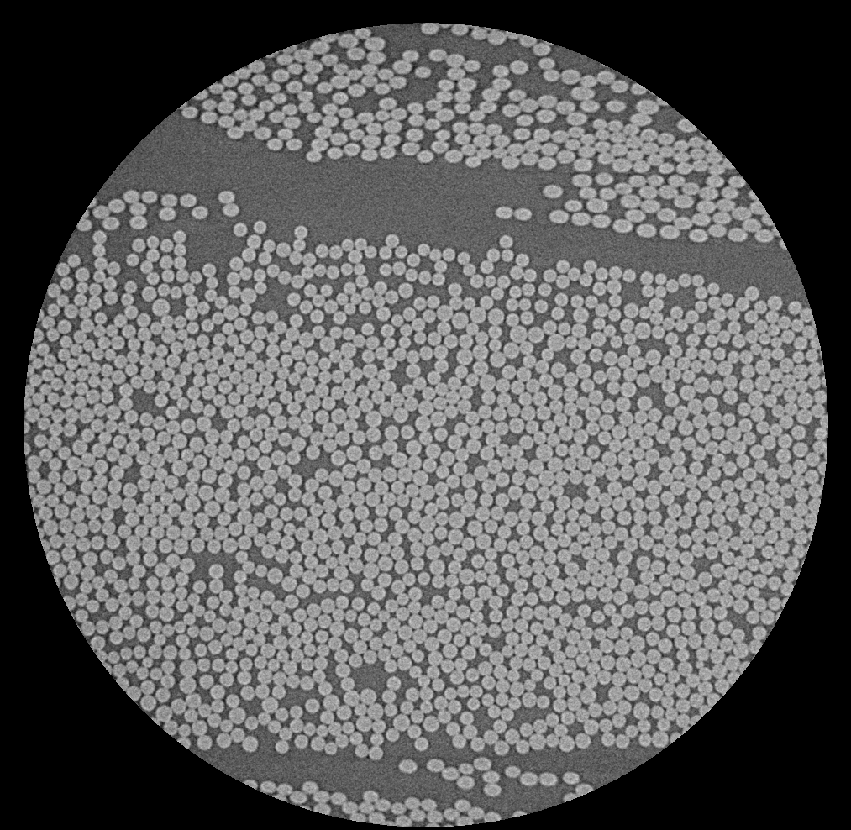
#> input picture week1/week1_data/fibres_xcth.png, 851 x 830 px, shrunk from 1013 x 988 before the run, found by its file name
$ python week1.py
#> lines starting #> are read from the running program, lines starting #| are printed output that depends on the picture
## Week 1: live code from class


import numpy as np
import matplotlib.pyplot as plt

s = 3.123
x = np.arange(-np.ceil(s*4), np.ceil((s*4)+1)).reshape(-1,1)

g = np.exp(-x**2/(2*s**2))
g /= g.sum()

fig, ax = plt.subplots()
ax.plot(x, g)
plt.show()
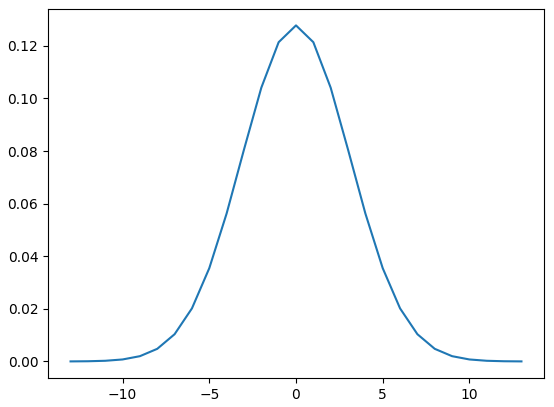
#> figure drawn by matplotlib, 1 panel; curve peaks at x = 0, y = 0.128

##
g = 1/(s*np.sqrt(2*np.pi)) * np.exp(-x**2/(2*s**2))
g.sum()

import scipy.ndimage
import skimage.io

filename = 'C:\\Users\\angel\\Desktop\\DTU\\3rd Semester\\Advanced Image Analysis\\week1\\week1_data\\fibres_xcth.png'
im =skimage.io.imread(filename)
#> im is the input picture: shape (830, 851) uint16; min 0, max 56436, mean 24019.7
im_g = scipy.ndimage.convolve(im,g)
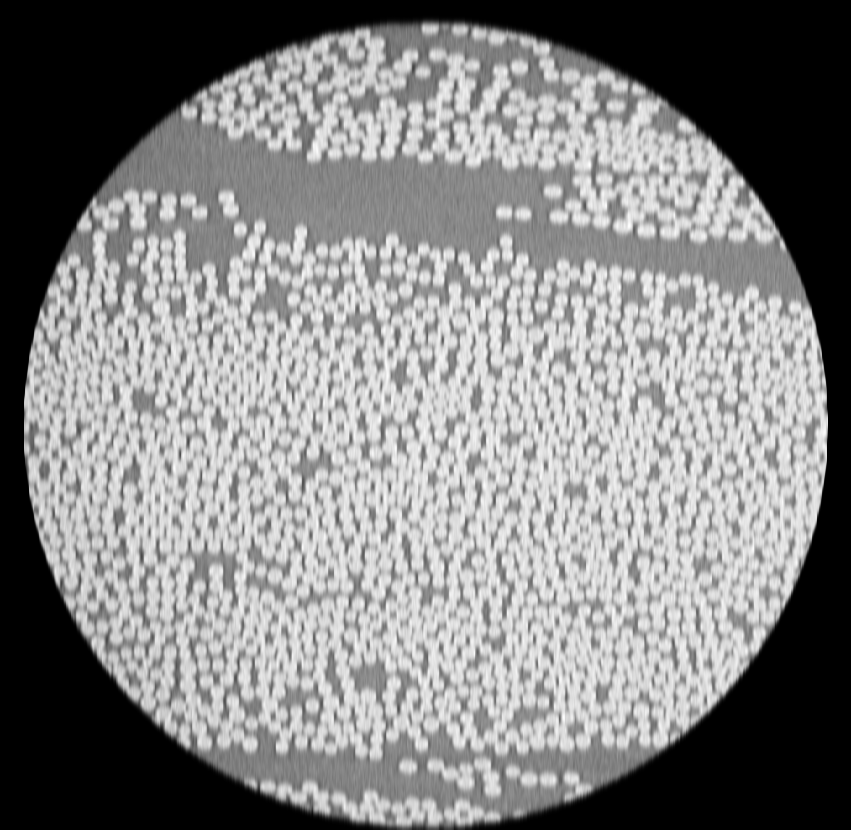
#> im_g: shape (830, 851) uint16; min 0, max 46661, mean 24019; drawn with min black and max white

# %%
fig, ax = plt.subplots(1,2)
ax[0].imshow(im_g)
ax[1].imshow(im)
plt.show()
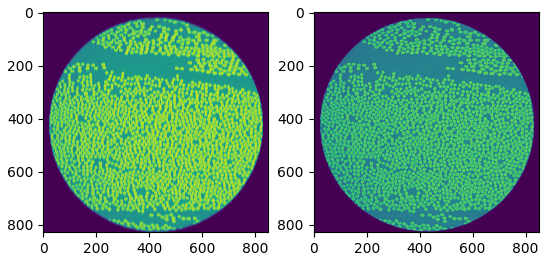
#> figure drawn by matplotlib, 2 panels

$ run again, with week1/week1_data/noisy_number_2023.png copied over week1/week1_data/fibres_xcth.png
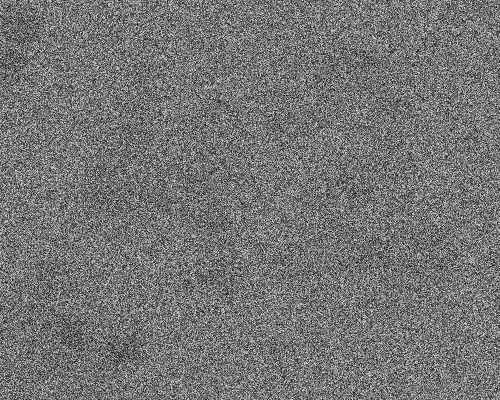
#> input picture week1/week1_data/noisy_number_2023.png, 500 x 400 px, found by its file name
#> im is the input picture: shape (400, 500); min 13, max 225, mean 117.2
#> `im_g = scipy.ndimage.convolve(im,g)`:
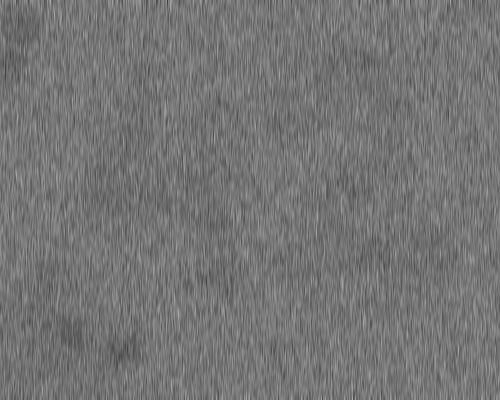
#> im_g: shape (400, 500); min 59, max 172, mean 116.7
#> `plt.show()`:
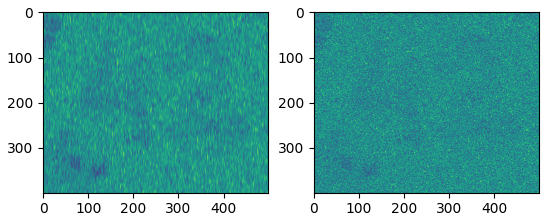
#> figure drawn by matplotlib, 2 panels
